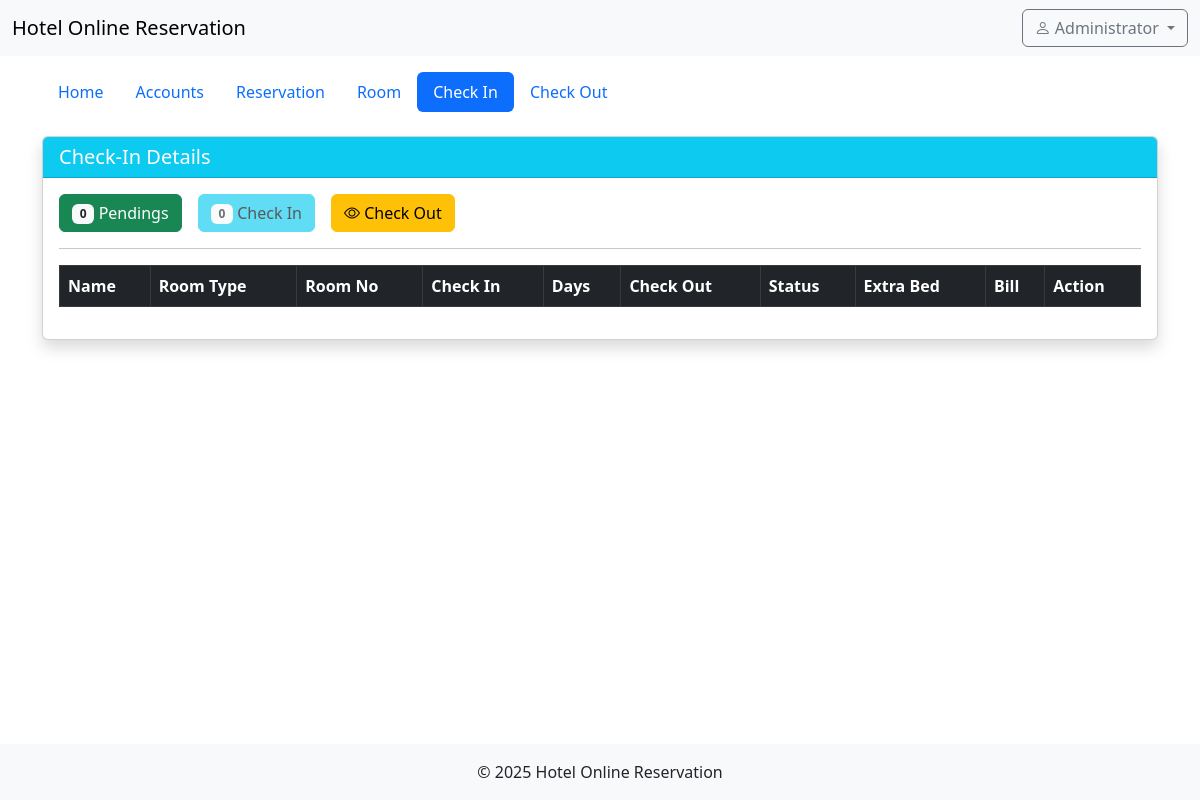
Page /admin/checkin.php (signed in) on the earlier database version.
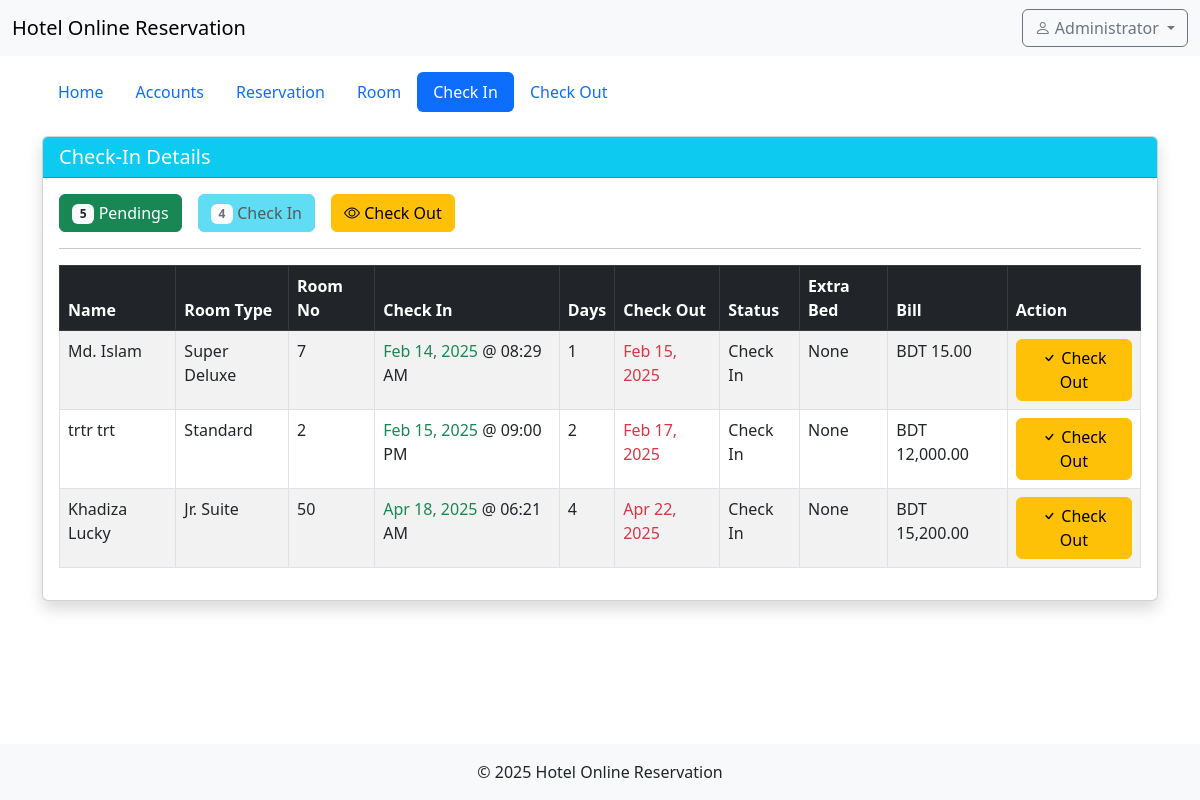
Same page on the later database version.
### tables this page shows
CREATE TABLE `transaction` (
  `transaction_id` int(11) NOT NULL,
  `guest_id` int(11) NOT NULL,
  `room_id` int(11) NOT NULL,
  `room_no` int(5) NOT NULL,
  `extra_bed` int(11) NOT NULL,
  `status` varchar(20) NOT NULL,
  `days` int(2) NOT NULL,
  `checkin` date NOT NULL,
  `checkin_time` time NOT NULL,
  `checkout` date NOT NULL,
  `checkout_time` time NOT NULL,
  `bill` varchar(10) NOT NULL
);

CREATE TABLE `guest` (
  `guest_id` int(11) NOT NULL,
  `firstname` varchar(50) NOT NULL,
  `middlename` varchar(30) NOT NULL,
  `lastname` varchar(40) NOT NULL,
  `address` varchar(50) NOT NULL,
  `contactno` varchar(13) NOT NULL
);

CREATE TABLE `room` (
  `room_id` int(11) NOT NULL,
  `room_name` varchar(255) NOT NULL,
  `room_type` varchar(50) NOT NULL,
  `price` varchar(11) NOT NULL,
  `photo` varchar(100) NOT NULL
);

### admin/name.php (called while the page is built)
<?php
	require 'connect.php';
	$query = $conn->query("SELECT * FROM `admin` WHERE `admin_id` = '$_SESSION[admin_id]'") or die(mysqli_error());
	$fetch = $query->fetch_array();
	$name = $fetch['name'];
?>

### admin/checkin.php (the view, shortened to what this page needs)
<!DOCTYPE html>
<?php
    require 'name.php';
    require 'connect.php';
?>
<html lang="en">
<head>
    <link href="https://cdn.jsdelivr.net/npm/bootstrap@5.3.0/dist/css/bootstrap.min.css" rel="stylesheet">
    <link rel="stylesheet" href="https://cdn.jsdelivr.net/npm/bootstrap-icons/font/bootstrap-icons.css">
    <link rel="stylesheet" href="https://cdn.datatables.net/1.13.4/css/dataTables.bootstrap5.min.css">
</head>
<body>
<nav class="navbar navbar-expand-lg navbar-light bg-light">
    <div class="container-fluid">
        <a class="navbar-brand">Hotel Online Reservation</a>
        <div class="ms-auto">
            <div class="dropdown">
                <button class="btn btn-outline-secondary dropdown-toggle" type="button" data-bs-toggle="dropdown">
                    <i class="bi bi-person"></i> <?php echo htmlspecialchars($name); ?>
                </button>
            </div>
        </div>
    </div>
</nav>
<div class="container mt-3">
    <ul class="nav nav-pills">
        <li class="nav-item"><a class="nav-link" href="home.php">Home</a></li>
        <li class="nav-item"><a class="nav-link" href="account.php">Accounts</a></li>
        <li class="nav-item"><a class="nav-link" href="reserve.php">Reservation</a></li>
        <li class="nav-item"><a class="nav-link" href="room.php">Room</a></li>
        <li class="nav-item"><a class="nav-link active" href="checkin.php">Check In</a></li>
        <li class="nav-item"><a class="nav-link" href="checkout.php">Check Out</a></li>
    </ul>
</div>
<?php
    $pending_count = $conn->query("SELECT COUNT(*) as total FROM `transaction` WHERE `status` = 'Pending'")->fetch_assoc()['total'];
    $checkin_count = $conn->query("SELECT COUNT(*) as total FROM `transaction` WHERE `status` = 'Check In'")->fetch_assoc()['total'];
?>
<div class="container mt-4">
    <div class="card shadow">
        <div class="card-header bg-info text-white">
            <h5 class="mb-0">Check-In Details</h5>
        </div>
        <div class="card-body">
            <div class="d-flex gap-3">
                <a class="btn btn-success" href="reserve.php">
                    <span class="badge bg-light text-dark"><?php echo $pending_count; ?></span> Pendings
                </a>
                <a class="btn btn-info disabled">
                    <span class="badge bg-light text-dark"><?php echo $checkin_count; ?></span> Check In
                </a>
                <a class="btn btn-warning" href="checkout.php">
                    <i class="bi bi-eye"></i> Check Out
                </a>
            </div>
            <hr>
            <table id="table" class="table table-bordered table-striped">
                <thead class="table-dark">
                    <tr>
                        <th>Name</th>
                        <th>Room Type</th>
                        <th>Room No</th>
                        <th>Check In</th>
                        <th>Days</th>
                        <th>Check Out</th>
                        <th>Status</th>
                        <th>Extra Bed</th>
                        <th>Bill</th>
                        <th>Action</th>
                    </tr>
                </thead>
                <tbody>
                    <?php
                        $query = $conn->query("SELECT * FROM `transaction`
                            NATURAL JOIN `guest`
                            NATURAL JOIN `room`
                            WHERE `status` = 'Check In'");
                        while ($fetch = $query->fetch_assoc()) {
                    ?>
                    <tr>
                        <td><?php echo htmlspecialchars($fetch['firstname'] . " " . $fetch['lastname']); ?></td>
                        <td><?php echo htmlspecialchars($fetch['room_type']); ?></td>
                        <td><?php echo htmlspecialchars($fetch['room_no']); ?></td>
                        <td>
                            <span class="text-success">
                                <?php echo date("M d, Y", strtotime($fetch['checkin'])); ?>
                            </span> @
                            <span>
                                <?php echo date("h:i A", strtotime($fetch['checkin_time'])); ?>
                            </span>
                        </td>
                        <td><?php echo htmlspecialchars($fetch['days']); ?></td>
                        <td>
                            <span class="text-danger">
                                <?php echo date("M d, Y", strtotime($fetch['checkin'] . " + " . $fetch['days'] . " DAYS")); ?>
                            </span>
                        </td>
                        <td><?php echo htmlspecialchars($fetch['status']); ?></td>
                        <td><?php echo ($fetch['extra_bed'] == "0") ? "None" : htmlspecialchars($fetch['extra_bed']); ?></td>
                        <td><?php echo "BDT " . number_format($fetch['bill'], 2); ?></td>
                        <td>
                            <a class="btn btn-warning" href="checkout_query.php?transaction_id=<?php echo $fetch['transaction_id']; ?>"
                               onclick="return confirm('Are you sure you want to check out?');">
                                <i class="bi bi-check"></i> Check Out
                            </a>
                        </td>
                    </tr>
                    <?php } ?>
                </tbody>
            </table>
        </div>
    </div>
</div>
<footer class="text-center mt-4 p-3 bg-light fixed-bottom">
    &copy; 2025 Hotel Online Reservation
</footer>
</body>
</html>

Differences in the rows shown:
added transaction: guest.lastname "Md. Islam", room.room_type "Super Deluxe", room_no "7", checkin "Feb 14, 2025", checkin_time "08:29 AM", days "1", checkin+days "Feb 15, 2025", status "Check In", extra_bed "None", bill "15.00"
added transaction: guest.lastname "trtr trt", room.room_type "Standard", room_no "2", checkin "Feb 15, 2025", checkin_time "09:00 PM", days "2", checkin+days "Feb 17, 2025", status "Check In", extra_bed "None", bill "12,000.00"
added transaction: guest.lastname "Khadiza Lucky", room.room_type "Jr. Suite", room_no "50", checkin "Apr 18, 2025", checkin_time "06:21 AM", days "4", checkin+days "Apr 22, 2025", status "Check In", extra_bed "None", bill "15,200.00"
Other differences:
$pending_count: "0" → "5"
$checkin_count: "0" → "4"
